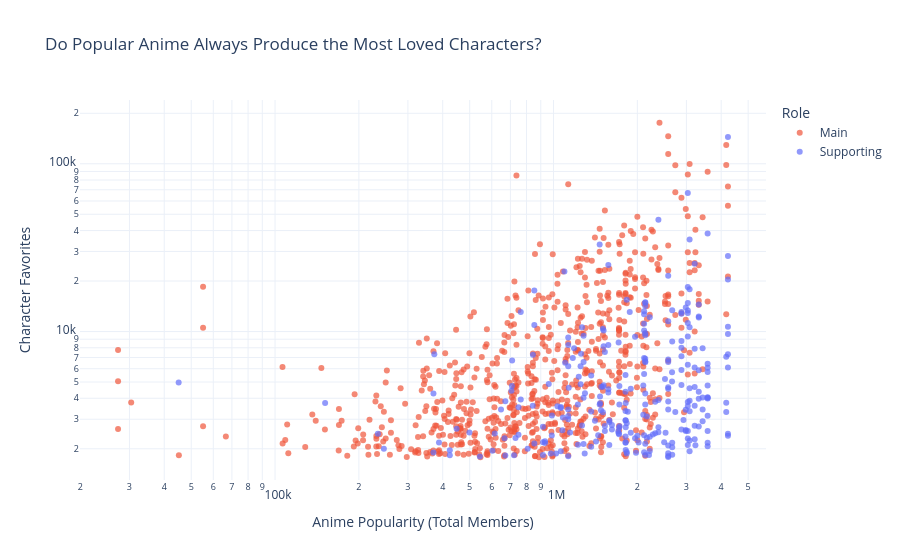

Source (notebook cell):
### Markdown cell above
---

## Who Do We Love?
Anime is fundamentally driven by its characters. But what makes a character beloved enough to be added to a user's "Favorites"? We mapped the relationship between the anime's popularity, the character's role, and their ultimate "Top Tier" status.

### Code cell
plot_character_popularity_scatter(characters, character_anime_works, details)

### Figure 1 — Plotly figure (JSON) as saved in the notebook; plotly's stock layout.template omitted (floating-point values rounded to 4 significant figures; data arrays with more than 128 entries replaced by an {"elided": "..."} marker saying what was removed)
{"data": [{"customdata": {"elided": "726x2 str values"}, "hovertemplate": "<b>%{hovertext}</b><br><br>Anime Popularity (Total Members)=%{x}<br>Character Favorites=%{y}<br>title=%{customdata[0]}<extra></extra>", "hovertext": {"elided": "726 str values"}, "legendgroup": "Main", "marker": {"color": "#EF553B", "opacity": 0.7, "symbol": "circle"}, "mode": "markers", "name": "Main", "orientation": "v", "showlegend": true, "type": "scatter", "x": {"elided": "726 int values"}, "xaxis": "x", "y": {"elided": "726 float values"}, "yaxis": "y"}, {"customdata": {"elided": "274x2 str values"}, "hovertemplate": "<b>%{hovertext}</b><br><br>Anime Popularity (Total Members)=%{x}<br>Character Favorites=%{y}<br>title=%{customdata[0]}<extra></extra>", "hovertext": {"elided": "274 str values"}, "legendgroup": "Supporting", "marker": {"color": "#636EFA", "opacity": 0.7, "symbol": "circle"}, "mode": "markers", "name": "Supporting", "orientation": "v", "showlegend": true, "type": "scatter", "x": {"elided": "274 int values"}, "xaxis": "x", "y": {"elided": "274 float values"}, "yaxis": "y"}], "layout": {"legend": {"title": {"text": "Role"}, "tracegroupgap": 0}, "title": {"text": "Do Popular Anime Always Produce the Most Loved Characters?"}, "xaxis": {"anchor": "y", "domain": [0, 1], "title": {"text": "Anime Popularity (Total Members)"}, "type": "log"}, "yaxis": {"anchor": "x", "domain": [0, 1], "title": {"text": "Character Favorites"}, "type": "log"}}}
